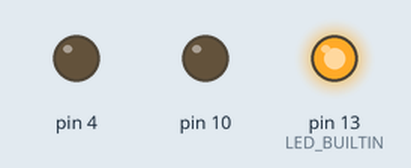
Bench run of a sketch on a simulated Arduino Uno, built with avr-gcc and run on an emulated ATmega328P. Parts: output pins drawn as LEDs (lit = HIGH).

Above: at 1.0 s.
At 3.0 s:
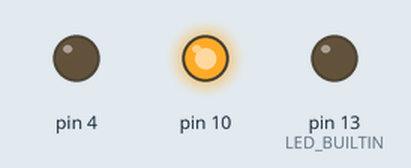
At 4.5 s:
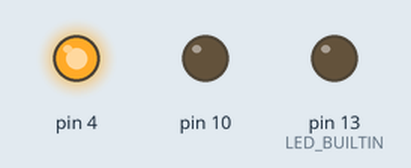
Timing chart, 0 to 6.5 s (numbered marks = the images above):
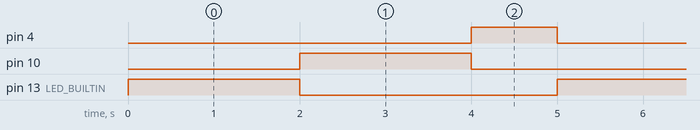

Measured:
- by itself, pin 4: alternates HIGH for 1.0 s and LOW for 4.0 s
- by itself, pin 10, pin 13 (LED_BUILTIN): alternates HIGH for 2.0 s and LOW for 3.0 s
- by itself, everything shown: repeats every 5.0 s, in 3 steps

The sketch:

led.ino
```cpp
void setup() {
 pinMode(LED_BUILTIN, OUTPUT);
 pinMode (10, OUTPUT);
 pinMode (4, OUTPUT);
}

void loop() {
  digitalWrite(4, LOW);
digitalWrite(LED_BUILTIN, HIGH); /*liga vermelha e desliga amarela*/
delay(2000);
digitalWrite(LED_BUILTIN, LOW);
digitalWrite(10, HIGH);/*liga verde e desliga vermelha*/
delay(2000);
digitalWrite(4, HIGH);/*liga amarela e desliga verde*/
digitalWrite(10, LOW);
delay(1000);

}
```
